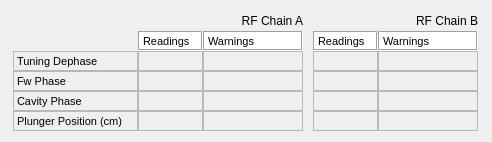
<?xml version="1.0" encoding="UTF-8"?>
<ui version="4.0">
 <class>Form</class>
 <widget class="QWidget" name="Form">
  <property name="geometry">
   <rect>
    <x>0</x>
    <y>0</y>
    <width>492</width>
    <height>142</height>
   </rect>
  </property>
  <property name="windowTitle">
   <string>Form</string>
  </property>
  <layout class="QGridLayout" name="gridLayout">
   <property name="margin">
    <number>0</number>
   </property>
   <property name="spacing">
    <number>0</number>
   </property>
   <item row="0" column="0">
    <widget class="QScrollArea" name="scrollArea">
     <property name="frameShape">
      <enum>QFrame::NoFrame</enum>
     </property>
     <property name="widgetResizable">
      <bool>true</bool>
     </property>
     <widget class="QWidget" name="scrollAreaWidgetContents">
      <property name="geometry">
       <rect>
        <x>0</x>
        <y>0</y>
        <width>492</width>
        <height>142</height>
       </rect>
      </property>
      <layout class="QGridLayout" name="gridLayout_2">
       <item row="0" column="0">
        <layout class="QGridLayout" name="_2">
         <property name="spacing">
          <number>0</number>
         </property>
         <item row="1" column="1">
          <widget class="QLabel" name="label_90">
           <property name="enabled">
            <bool>true</bool>
           </property>
           <property name="sizePolicy">
            <sizepolicy hsizetype="Fixed" vsizetype="Fixed">
             <horstretch>0</horstretch>
             <verstretch>0</verstretch>
            </sizepolicy>
           </property>
           <property name="minimumSize">
            <size>
             <width>65</width>
             <height>20</height>
            </size>
           </property>
           <property name="maximumSize">
            <size>
             <width>65</width>
             <height>20</height>
            </size>
           </property>
           <property name="palette">
            <palette>
             <active>
              <colorrole role="Base">
               <brush brushstyle="SolidPattern">
                <color alpha="255">
                 <red>255</red>
                 <green>255</green>
                 <blue>255</blue>
                </color>
               </brush>
              </colorrole>
              <colorrole role="Window">
               <brush brushstyle="SolidPattern">
                <color alpha="255">
                 <red>255</red>
                 <green>255</green>
                 <blue>255</blue>
                </color>
               </brush>
              </colorrole>
             </active>
             <inactive>
              <colorrole role="Base">
               <brush brushstyle="SolidPattern">
                <color alpha="255">
                 <red>255</red>
                 <green>255</green>
                 <blue>255</blue>
                </color>
               </brush>
              </colorrole>
              <colorrole role="Window">
               <brush brushstyle="SolidPattern">
                <color alpha="255">
                 <red>255</red>
                 <green>255</green>
                 <blue>255</blue>
                </color>
               </brush>
              </colorrole>
             </inactive>
             <disabled>
              <colorrole role="Base">
               <brush brushstyle="SolidPattern">
                <color alpha="255">
                 <red>255</red>
                 <green>255</green>
                 <blue>255</blue>
                </color>
               </brush>
              </colorrole>
              <colorrole role="Window">
               <brush brushstyle="SolidPattern">
                <color alpha="255">
                 <red>255</red>
                 <green>255</green>
                 <blue>255</blue>
                </color>
               </brush>
              </colorrole>
             </disabled>
            </palette>
           </property>
           <property name="font">
            <font>
             <pointsize>8</pointsize>
            </font>
           </property>
           <property name="autoFillBackground">
            <bool>true</bool>
           </property>
           <property name="frameShape">
            <enum>QFrame::Box</enum>
           </property>
           <property name="frameShadow">
            <enum>QFrame::Sunken</enum>
           </property>
           <property name="text">
            <string>Readings</string>
           </property>
          </widget>
         </item>
         <item row="1" column="3">
          <widget class="QLabel" name="label_91">
           <property name="enabled">
            <bool>true</bool>
           </property>
           <property name="sizePolicy">
            <sizepolicy hsizetype="Fixed" vsizetype="Fixed">
             <horstretch>0</horstretch>
             <verstretch>0</verstretch>
            </sizepolicy>
           </property>
           <property name="minimumSize">
            <size>
             <width>100</width>
             <height>20</height>
            </size>
           </property>
           <property name="maximumSize">
            <size>
             <width>100</width>
             <height>20</height>
            </size>
           </property>
           <property name="palette">
            <palette>
             <active>
              <colorrole role="Base">
               <brush brushstyle="SolidPattern">
                <color alpha="255">
                 <red>255</red>
                 <green>255</green>
                 <blue>255</blue>
                </color>
               </brush>
              </colorrole>
              <colorrole role="Window">
               <brush brushstyle="SolidPattern">
                <color alpha="255">
                 <red>255</red>
                 <green>255</green>
                 <blue>255</blue>
                </color>
               </brush>
              </colorrole>
             </active>
             <inactive>
              <colorrole role="Base">
               <brush brushstyle="SolidPattern">
                <color alpha="255">
                 <red>255</red>
                 <green>255</green>
                 <blue>255</blue>
                </color>
               </brush>
              </colorrole>
              <colorrole role="Window">
               <brush brushstyle="SolidPattern">
                <color alpha="255">
                 <red>255</red>
                 <green>255</green>
                 <blue>255</blue>
                </color>
               </brush>
              </colorrole>
             </inactive>
             <disabled>
              <colorrole role="Base">
               <brush brushstyle="SolidPattern">
                <color alpha="255">
                 <red>255</red>
                 <green>255</green>
                 <blue>255</blue>
                </color>
               </brush>
              </colorrole>
              <colorrole role="Window">
               <brush brushstyle="SolidPattern">
                <color alpha="255">
                 <red>255</red>
                 <green>255</green>
                 <blue>255</blue>
                </color>
               </brush>
              </colorrole>
             </disabled>
            </palette>
           </property>
           <property name="font">
            <font>
             <pointsize>8</pointsize>
            </font>
           </property>
           <property name="autoFillBackground">
            <bool>true</bool>
           </property>
           <property name="frameShape">
            <enum>QFrame::Box</enum>
           </property>
           <property name="frameShadow">
            <enum>QFrame::Sunken</enum>
           </property>
           <property name="text">
            <string>Warnings</string>
           </property>
          </widget>
         </item>
         <item row="2" column="0">
          <widget class="QLabel" name="label_tuningDephase">
           <property name="sizePolicy">
            <sizepolicy hsizetype="Fixed" vsizetype="Fixed">
             <horstretch>0</horstretch>
             <verstretch>0</verstretch>
            </sizepolicy>
           </property>
           <property name="minimumSize">
            <size>
             <width>125</width>
             <height>20</height>
            </size>
           </property>
           <property name="maximumSize">
            <size>
             <width>125</width>
             <height>20</height>
            </size>
           </property>
           <property name="font">
            <font>
             <pointsize>8</pointsize>
            </font>
           </property>
           <property name="frameShape">
            <enum>QFrame::StyledPanel</enum>
           </property>
           <property name="text">
            <string>Tuning Dephase</string>
           </property>
          </widget>
         </item>
         <item row="3" column="0">
          <widget class="QLabel" name="label_83">
           <property name="sizePolicy">
            <sizepolicy hsizetype="Fixed" vsizetype="Fixed">
             <horstretch>0</horstretch>
             <verstretch>0</verstretch>
            </sizepolicy>
           </property>
           <property name="minimumSize">
            <size>
             <width>125</width>
             <height>20</height>
            </size>
           </property>
           <property name="maximumSize">
            <size>
             <width>125</width>
             <height>20</height>
            </size>
           </property>
           <property name="font">
            <font>
             <pointsize>8</pointsize>
            </font>
           </property>
           <property name="frameShape">
            <enum>QFrame::StyledPanel</enum>
           </property>
           <property name="text">
            <string>Fw Phase</string>
           </property>
          </widget>
         </item>
         <item row="4" column="0">
          <widget class="QLabel" name="label_84">
           <property name="sizePolicy">
            <sizepolicy hsizetype="Fixed" vsizetype="Fixed">
             <horstretch>0</horstretch>
             <verstretch>0</verstretch>
            </sizepolicy>
           </property>
           <property name="minimumSize">
            <size>
             <width>125</width>
             <height>20</height>
            </size>
           </property>
           <property name="maximumSize">
            <size>
             <width>125</width>
             <height>20</height>
            </size>
           </property>
           <property name="font">
            <font>
             <pointsize>8</pointsize>
            </font>
           </property>
           <property name="frameShape">
            <enum>QFrame::StyledPanel</enum>
           </property>
           <property name="text">
            <string>Cavity Phase</string>
           </property>
          </widget>
         </item>
         <item row="2" column="1">
          <widget class="TaurusLabel" name="tauValueLabel_rTuningD">
           <property name="sizePolicy">
            <sizepolicy hsizetype="Fixed" vsizetype="Fixed">
             <horstretch>0</horstretch>
             <verstretch>0</verstretch>
            </sizepolicy>
           </property>
           <property name="minimumSize">
            <size>
             <width>65</width>
             <height>20</height>
            </size>
           </property>
           <property name="maximumSize">
            <size>
             <width>65</width>
             <height>20</height>
            </size>
           </property>
           <property name="font">
            <font>
             <pointsize>7</pointsize>
            </font>
           </property>
           <property name="frameShape">
            <enum>QFrame::StyledPanel</enum>
           </property>
          </widget>
         </item>
         <item row="3" column="1">
          <widget class="TaurusLabel" name="tauValueLabel_rFwAmp">
           <property name="sizePolicy">
            <sizepolicy hsizetype="Fixed" vsizetype="Fixed">
             <horstretch>0</horstretch>
             <verstretch>0</verstretch>
            </sizepolicy>
           </property>
           <property name="minimumSize">
            <size>
             <width>65</width>
             <height>20</height>
            </size>
           </property>
           <property name="maximumSize">
            <size>
             <width>65</width>
             <height>20</height>
            </size>
           </property>
           <property name="font">
            <font>
             <pointsize>7</pointsize>
            </font>
           </property>
           <property name="frameShape">
            <enum>QFrame::StyledPanel</enum>
           </property>
          </widget>
         </item>
         <item row="4" column="1">
          <widget class="TaurusLabel" name="tauValueLabel_rCavVolt">
           <property name="sizePolicy">
            <sizepolicy hsizetype="Fixed" vsizetype="Fixed">
             <horstretch>0</horstretch>
             <verstretch>0</verstretch>
            </sizepolicy>
           </property>
           <property name="minimumSize">
            <size>
             <width>65</width>
             <height>20</height>
            </size>
           </property>
           <property name="maximumSize">
            <size>
             <width>65</width>
             <height>20</height>
            </size>
           </property>
           <property name="font">
            <font>
             <pointsize>7</pointsize>
            </font>
           </property>
           <property name="frameShape">
            <enum>QFrame::StyledPanel</enum>
           </property>
          </widget>
         </item>
         <item row="2" column="3">
          <widget class="TaurusLabel" name="tauValueLabel_wTuningD">
           <property name="sizePolicy">
            <sizepolicy hsizetype="Fixed" vsizetype="Fixed">
             <horstretch>0</horstretch>
             <verstretch>0</verstretch>
            </sizepolicy>
           </property>
           <property name="minimumSize">
            <size>
             <width>100</width>
             <height>20</height>
            </size>
           </property>
           <property name="maximumSize">
            <size>
             <width>100</width>
             <height>20</height>
            </size>
           </property>
           <property name="font">
            <font>
             <pointsize>7</pointsize>
            </font>
           </property>
           <property name="frameShape">
            <enum>QFrame::StyledPanel</enum>
           </property>
          </widget>
         </item>
         <item row="3" column="3">
          <widget class="TaurusLabel" name="tauValueLabel_wRFwAmp">
           <property name="sizePolicy">
            <sizepolicy hsizetype="Fixed" vsizetype="Fixed">
             <horstretch>0</horstretch>
             <verstretch>0</verstretch>
            </sizepolicy>
           </property>
           <property name="minimumSize">
            <size>
             <width>100</width>
             <height>20</height>
            </size>
           </property>
           <property name="maximumSize">
            <size>
             <width>100</width>
             <height>20</height>
            </size>
           </property>
           <property name="font">
            <font>
             <pointsize>7</pointsize>
            </font>
           </property>
           <property name="frameShape">
            <enum>QFrame::StyledPanel</enum>
           </property>
          </widget>
         </item>
         <item row="4" column="3">
          <widget class="TaurusLabel" name="tauValueLabel_wCavVolt">
           <property name="sizePolicy">
            <sizepolicy hsizetype="Fixed" vsizetype="Fixed">
             <horstretch>0</horstretch>
             <verstretch>0</verstretch>
            </sizepolicy>
           </property>
           <property name="minimumSize">
            <size>
             <width>100</width>
             <height>20</height>
            </size>
           </property>
           <property name="maximumSize">
            <size>
             <width>100</width>
             <height>20</height>
            </size>
           </property>
           <property name="font">
            <font>
             <pointsize>7</pointsize>
            </font>
           </property>
           <property name="frameShape">
            <enum>QFrame::StyledPanel</enum>
           </property>
          </widget>
         </item>
         <item row="5" column="0">
          <widget class="QLabel" name="label_85">
           <property name="sizePolicy">
            <sizepolicy hsizetype="Fixed" vsizetype="Fixed">
             <horstretch>0</horstretch>
             <verstretch>0</verstretch>
            </sizepolicy>
           </property>
           <property name="minimumSize">
            <size>
             <width>125</width>
             <height>20</height>
            </size>
           </property>
           <property name="maximumSize">
            <size>
             <width>125</width>
             <height>20</height>
            </size>
           </property>
           <property name="font">
            <font>
             <pointsize>8</pointsize>
            </font>
           </property>
           <property name="frameShape">
            <enum>QFrame::StyledPanel</enum>
           </property>
           <property name="text">
            <string>Plunger Position (cm)</string>
           </property>
          </widget>
         </item>
         <item row="5" column="1">
          <widget class="TaurusLabel" name="tauValueLabel_rPlung1Pos">
           <property name="sizePolicy">
            <sizepolicy hsizetype="Fixed" vsizetype="Fixed">
             <horstretch>0</horstretch>
             <verstretch>0</verstretch>
            </sizepolicy>
           </property>
           <property name="minimumSize">
            <size>
             <width>65</width>
             <height>20</height>
            </size>
           </property>
           <property name="maximumSize">
            <size>
             <width>65</width>
             <height>20</height>
            </size>
           </property>
           <property name="font">
            <font>
             <pointsize>7</pointsize>
            </font>
           </property>
           <property name="frameShape">
            <enum>QFrame::StyledPanel</enum>
           </property>
          </widget>
         </item>
         <item row="5" column="3">
          <widget class="TaurusLabel" name="tauValueLabel_wPlung1Pos">
           <property name="sizePolicy">
            <sizepolicy hsizetype="Fixed" vsizetype="Fixed">
             <horstretch>0</horstretch>
             <verstretch>0</verstretch>
            </sizepolicy>
           </property>
           <property name="minimumSize">
            <size>
             <width>100</width>
             <height>20</height>
            </size>
           </property>
           <property name="maximumSize">
            <size>
             <width>100</width>
             <height>20</height>
            </size>
           </property>
           <property name="font">
            <font>
             <pointsize>7</pointsize>
            </font>
           </property>
           <property name="frameShape">
            <enum>QFrame::StyledPanel</enum>
           </property>
          </widget>
         </item>
         <item row="0" column="3">
          <widget class="QLabel" name="label_67">
           <property name="minimumSize">
            <size>
             <width>0</width>
             <height>20</height>
            </size>
           </property>
           <property name="maximumSize">
            <size>
             <width>16777215</width>
             <height>20</height>
            </size>
           </property>
           <property name="text">
            <string>RF Chain A</string>
           </property>
           <property name="alignment">
            <set>Qt::AlignRight|Qt::AlignTrailing|Qt::AlignVCenter</set>
           </property>
          </widget>
         </item>
        </layout>
       </item>
       <item row="0" column="1">
        <layout class="QGridLayout" name="_3">
         <property name="spacing">
          <number>0</number>
         </property>
         <item row="1" column="0">
          <widget class="QLabel" name="label_92">
           <property name="enabled">
            <bool>true</bool>
           </property>
           <property name="sizePolicy">
            <sizepolicy hsizetype="Fixed" vsizetype="Fixed">
             <horstretch>0</horstretch>
             <verstretch>0</verstretch>
            </sizepolicy>
           </property>
           <property name="minimumSize">
            <size>
             <width>65</width>
             <height>20</height>
            </size>
           </property>
           <property name="maximumSize">
            <size>
             <width>65</width>
             <height>20</height>
            </size>
           </property>
           <property name="palette">
            <palette>
             <active>
              <colorrole role="Base">
               <brush brushstyle="SolidPattern">
                <color alpha="255">
                 <red>255</red>
                 <green>255</green>
                 <blue>255</blue>
                </color>
               </brush>
              </colorrole>
              <colorrole role="Window">
               <brush brushstyle="SolidPattern">
                <color alpha="255">
                 <red>255</red>
                 <green>255</green>
                 <blue>255</blue>
                </color>
               </brush>
              </colorrole>
             </active>
             <inactive>
              <colorrole role="Base">
               <brush brushstyle="SolidPattern">
                <color alpha="255">
                 <red>255</red>
                 <green>255</green>
                 <blue>255</blue>
                </color>
               </brush>
              </colorrole>
              <colorrole role="Window">
               <brush brushstyle="SolidPattern">
                <color alpha="255">
                 <red>255</red>
                 <green>255</green>
                 <blue>255</blue>
                </color>
               </brush>
              </colorrole>
             </inactive>
             <disabled>
              <colorrole role="Base">
               <brush brushstyle="SolidPattern">
                <color alpha="255">
                 <red>255</red>
                 <green>255</green>
                 <blue>255</blue>
                </color>
               </brush>
              </colorrole>
              <colorrole role="Window">
               <brush brushstyle="SolidPattern">
                <color alpha="255">
                 <red>255</red>
                 <green>255</green>
                 <blue>255</blue>
                </color>
               </brush>
              </colorrole>
             </disabled>
            </palette>
           </property>
           <property name="font">
            <font>
             <pointsize>8</pointsize>
            </font>
           </property>
           <property name="autoFillBackground">
            <bool>true</bool>
           </property>
           <property name="frameShape">
            <enum>QFrame::Box</enum>
           </property>
           <property name="frameShadow">
            <enum>QFrame::Sunken</enum>
           </property>
           <property name="text">
            <string>Readings</string>
           </property>
          </widget>
         </item>
         <item row="1" column="2">
          <widget class="QLabel" name="label_93">
           <property name="enabled">
            <bool>true</bool>
           </property>
           <property name="sizePolicy">
            <sizepolicy hsizetype="Fixed" vsizetype="Fixed">
             <horstretch>0</horstretch>
             <verstretch>0</verstretch>
            </sizepolicy>
           </property>
           <property name="minimumSize">
            <size>
             <width>100</width>
             <height>20</height>
            </size>
           </property>
           <property name="maximumSize">
            <size>
             <width>100</width>
             <height>20</height>
            </size>
           </property>
           <property name="palette">
            <palette>
             <active>
              <colorrole role="Base">
               <brush brushstyle="SolidPattern">
                <color alpha="255">
                 <red>255</red>
                 <green>255</green>
                 <blue>255</blue>
                </color>
               </brush>
              </colorrole>
              <colorrole role="Window">
               <brush brushstyle="SolidPattern">
                <color alpha="255">
                 <red>255</red>
                 <green>255</green>
                 <blue>255</blue>
                </color>
               </brush>
              </colorrole>
             </active>
             <inactive>
              <colorrole role="Base">
               <brush brushstyle="SolidPattern">
                <color alpha="255">
                 <red>255</red>
                 <green>255</green>
                 <blue>255</blue>
                </color>
               </brush>
              </colorrole>
              <colorrole role="Window">
               <brush brushstyle="SolidPattern">
                <color alpha="255">
                 <red>255</red>
                 <green>255</green>
                 <blue>255</blue>
                </color>
               </brush>
              </colorrole>
             </inactive>
             <disabled>
              <colorrole role="Base">
               <brush brushstyle="SolidPattern">
                <color alpha="255">
                 <red>255</red>
                 <green>255</green>
                 <blue>255</blue>
                </color>
               </brush>
              </colorrole>
              <colorrole role="Window">
               <brush brushstyle="SolidPattern">
                <color alpha="255">
                 <red>255</red>
                 <green>255</green>
                 <blue>255</blue>
                </color>
               </brush>
              </colorrole>
             </disabled>
            </palette>
           </property>
           <property name="font">
            <font>
             <pointsize>8</pointsize>
            </font>
           </property>
           <property name="autoFillBackground">
            <bool>true</bool>
           </property>
           <property name="frameShape">
            <enum>QFrame::Box</enum>
           </property>
           <property name="frameShadow">
            <enum>QFrame::Sunken</enum>
           </property>
           <property name="text">
            <string>Warnings</string>
           </property>
          </widget>
         </item>
         <item row="2" column="0">
          <widget class="TaurusLabel" name="tauValueLabel_rTuningD_2">
           <property name="sizePolicy">
            <sizepolicy hsizetype="Fixed" vsizetype="Fixed">
             <horstretch>0</horstretch>
             <verstretch>0</verstretch>
            </sizepolicy>
           </property>
           <property name="minimumSize">
            <size>
             <width>65</width>
             <height>20</height>
            </size>
           </property>
           <property name="maximumSize">
            <size>
             <width>65</width>
             <height>20</height>
            </size>
           </property>
           <property name="font">
            <font>
             <pointsize>7</pointsize>
            </font>
           </property>
           <property name="frameShape">
            <enum>QFrame::StyledPanel</enum>
           </property>
          </widget>
         </item>
         <item row="3" column="0">
          <widget class="TaurusLabel" name="tauValueLabel_rFwAmp_2">
           <property name="sizePolicy">
            <sizepolicy hsizetype="Fixed" vsizetype="Fixed">
             <horstretch>0</horstretch>
             <verstretch>0</verstretch>
            </sizepolicy>
           </property>
           <property name="minimumSize">
            <size>
             <width>65</width>
             <height>20</height>
            </size>
           </property>
           <property name="maximumSize">
            <size>
             <width>65</width>
             <height>20</height>
            </size>
           </property>
           <property name="font">
            <font>
             <pointsize>7</pointsize>
            </font>
           </property>
           <property name="frameShape">
            <enum>QFrame::StyledPanel</enum>
           </property>
          </widget>
         </item>
         <item row="4" column="0">
          <widget class="TaurusLabel" name="tauValueLabel_rCavVolt_2">
           <property name="sizePolicy">
            <sizepolicy hsizetype="Fixed" vsizetype="Fixed">
             <horstretch>0</horstretch>
             <verstretch>0</verstretch>
            </sizepolicy>
           </property>
           <property name="minimumSize">
            <size>
             <width>65</width>
             <height>20</height>
            </size>
           </property>
           <property name="maximumSize">
            <size>
             <width>65</width>
             <height>20</height>
            </size>
           </property>
           <property name="font">
            <font>
             <pointsize>7</pointsize>
            </font>
           </property>
           <property name="frameShape">
            <enum>QFrame::StyledPanel</enum>
           </property>
          </widget>
         </item>
         <item row="2" column="2">
          <widget class="TaurusLabel" name="tauValueLabel_wTuningD_2">
           <property name="sizePolicy">
            <sizepolicy hsizetype="Fixed" vsizetype="Fixed">
             <horstretch>0</horstretch>
             <verstretch>0</verstretch>
            </sizepolicy>
           </property>
           <property name="minimumSize">
            <size>
             <width>100</width>
             <height>20</height>
            </size>
           </property>
           <property name="maximumSize">
            <size>
             <width>100</width>
             <height>20</height>
            </size>
           </property>
           <property name="font">
            <font>
             <pointsize>7</pointsize>
            </font>
           </property>
           <property name="frameShape">
            <enum>QFrame::StyledPanel</enum>
           </property>
          </widget>
         </item>
         <item row="3" column="2">
          <widget class="TaurusLabel" name="tauValueLabel_wRFwAmp_2">
           <property name="sizePolicy">
            <sizepolicy hsizetype="Fixed" vsizetype="Fixed">
             <horstretch>0</horstretch>
             <verstretch>0</verstretch>
            </sizepolicy>
           </property>
           <property name="minimumSize">
            <size>
             <width>100</width>
             <height>20</height>
            </size>
           </property>
           <property name="maximumSize">
            <size>
             <width>100</width>
             <height>20</height>
            </size>
           </property>
           <property name="font">
            <font>
             <pointsize>7</pointsize>
            </font>
           </property>
           <property name="frameShape">
            <enum>QFrame::StyledPanel</enum>
           </property>
          </widget>
         </item>
         <item row="4" column="2">
          <widget class="TaurusLabel" name="tauValueLabel_wCavVolt_2">
           <property name="sizePolicy">
            <sizepolicy hsizetype="Fixed" vsizetype="Fixed">
             <horstretch>0</horstretch>
             <verstretch>0</verstretch>
            </sizepolicy>
           </property>
           <property name="minimumSize">
            <size>
             <width>100</width>
             <height>20</height>
            </size>
           </property>
           <property name="maximumSize">
            <size>
             <width>100</width>
             <height>20</height>
            </size>
           </property>
           <property name="font">
            <font>
             <pointsize>7</pointsize>
            </font>
           </property>
           <property name="frameShape">
            <enum>QFrame::StyledPanel</enum>
           </property>
          </widget>
         </item>
         <item row="5" column="0">
          <widget class="TaurusLabel" name="tauValueLabel_rPlung1Pos_2">
           <property name="sizePolicy">
            <sizepolicy hsizetype="Fixed" vsizetype="Fixed">
             <horstretch>0</horstretch>
             <verstretch>0</verstretch>
            </sizepolicy>
           </property>
           <property name="minimumSize">
            <size>
             <width>65</width>
             <height>20</height>
            </size>
           </property>
           <property name="maximumSize">
            <size>
             <width>65</width>
             <height>20</height>
            </size>
           </property>
           <property name="font">
            <font>
             <pointsize>7</pointsize>
            </font>
           </property>
           <property name="frameShape">
            <enum>QFrame::StyledPanel</enum>
           </property>
          </widget>
         </item>
         <item row="5" column="2">
          <widget class="TaurusLabel" name="tauValueLabel_wPlung1Pos_2">
           <property name="sizePolicy">
            <sizepolicy hsizetype="Fixed" vsizetype="Fixed">
             <horstretch>0</horstretch>
             <verstretch>0</verstretch>
            </sizepolicy>
           </property>
           <property name="minimumSize">
            <size>
             <width>100</width>
             <height>20</height>
            </size>
           </property>
           <property name="maximumSize">
            <size>
             <width>100</width>
             <height>20</height>
            </size>
           </property>
           <property name="font">
            <font>
             <pointsize>7</pointsize>
            </font>
           </property>
           <property name="frameShape">
            <enum>QFrame::StyledPanel</enum>
           </property>
          </widget>
         </item>
         <item row="0" column="2">
          <widget class="QLabel" name="label_68">
           <property name="minimumSize">
            <size>
             <width>0</width>
             <height>20</height>
            </size>
           </property>
           <property name="maximumSize">
            <size>
             <width>16777215</width>
             <height>20</height>
            </size>
           </property>
           <property name="text">
            <string>RF Chain B</string>
           </property>
           <property name="alignment">
            <set>Qt::AlignRight|Qt::AlignTrailing|Qt::AlignVCenter</set>
           </property>
          </widget>
         </item>
        </layout>
       </item>
      </layout>
     </widget>
    </widget>
   </item>
  </layout>
 </widget>
 <customwidgets>
  <customwidget>
   <class>TaurusLabel</class>
   <extends>QLabel</extends>
   <header>taurus.qt.qtgui.display</header>
  </customwidget>
 </customwidgets>
 <resources/>
 <connections/>
</ui>
